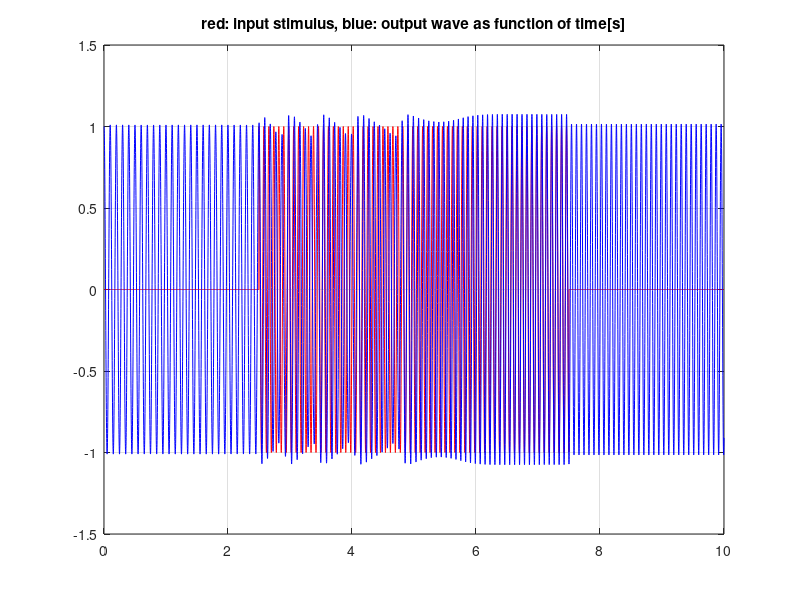
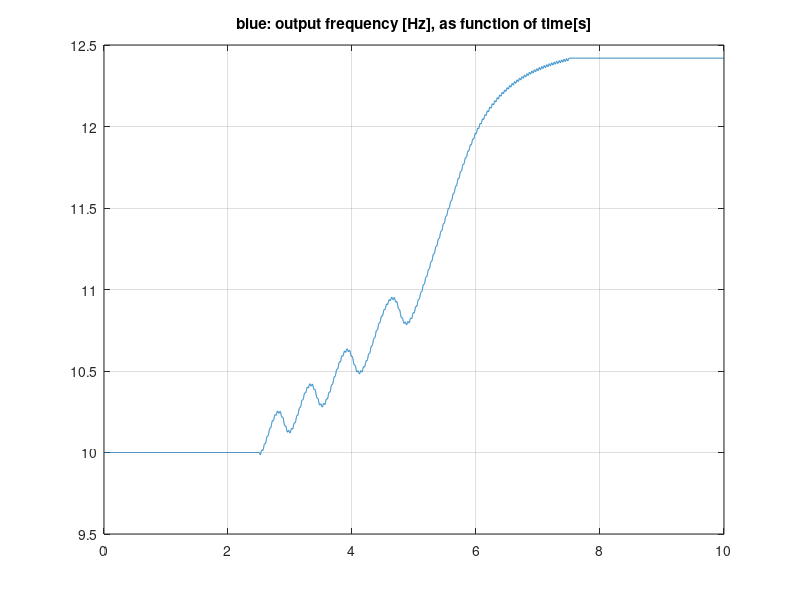

Reproduce these figures in MATLAB, in order.
% File: adaptive_Hopf.m
% Purpose: Matlab script for testing and tuning the Adaptive Frequency Oscillator Arduino program.
% Version: 1.0.0
% Date: 18-12-2018
% Created by: Martin Stokroos
% URL: https://github.com/MartinStokroos/adaptiveFreqOsc
% License: MIT License

% The adaptive Hopf frequency oscillator model was taken from:
% A.J.Ijspeert, Adaptive Frequency Oscillators, https://biorob.epfl.ch/cms/page-36365.html.
%
% This m-file is not an example of efficient matlab programming. It was written with the purpose to develop C-programming code.

clear all;
close all;
clc;

Fs=1000; % sampling frequency
Tfinal=10.0; % simulation time
T=1/Fs; % sampling Time = 1/Fs
t=linspace(0,Tfinal,Tfinal/T); % simulation time vector

plotvar1 = linspace(0,0,Tfinal/T);
plotvar2 = linspace(0,0,Tfinal/T);
plotvar3 = linspace(0,0,Tfinal/T);
x = 1;  % starting point of the oscillator. x=1 and y=0, starts as cosine. 
x_new = 0;
x_d = 0;
y = 0;
y_new = 0;
y_d = 0;
ohm = 10*2*pi; %10Hz
ohm_new = 0;
ohm_d = 0;

Epsilon = 15; % coupling strength (>0).
              % the oscillator locks faster for larger values, but it will also increase the ripple in the frequency. 

gamma = 100.0; % follows the amplitude of the stimulus better for larger values, but it may cause instability.  

mu = 1.0; % seems to scale the amplitude.


for n=1:Tfinal/T
    
    % input stimulus
    if n < Tfinal/(4*T) % apply step after 1/4th of the simulation time
        F = 0;
        %F = sin(2*pi*n*T);
    end
    if (n >= Tfinal/(4*T)) && (n < Tfinal/(4*T/3))
        %F = 0;
        F = sin(12.5*2*pi*n*T); %12.5Hz
    end
    if (n >= Tfinal/(4*T/3))
        %F = 0;
        F = 0;
    end

    % discretized adaptive Hopf
    x_d = gamma*( mu-(x^2 + y^2) )*x - ohm*y + Epsilon*F;
    y_d = gamma*( mu-(x^2 + y^2) )*y + ohm*x;
    ohm_d = -Epsilon * F * y/( sqrt(x^2 + y^2) );
    x_new = x + T*x_d;
    y_new = y + T*y_d;
    ohm_new = ohm + T*ohm_d;
    
    plotvar1(n) = F; % input stimulus
    plotvar2(n) = x; % output
    plotvar3(n) = ohm/(2*pi); % frequency
    
    x = x_new;
    y = y_new;
    ohm = ohm_new;
  
end


figure;
plot(t,plotvar1,'r', t,plotvar2,'b'), title('red: input stimulus, blue: output wave as function of time[s]');
grid on
figure;
plot(t, plotvar3), title('blue: output frequency [Hz], as function of time[s]');
grid on
